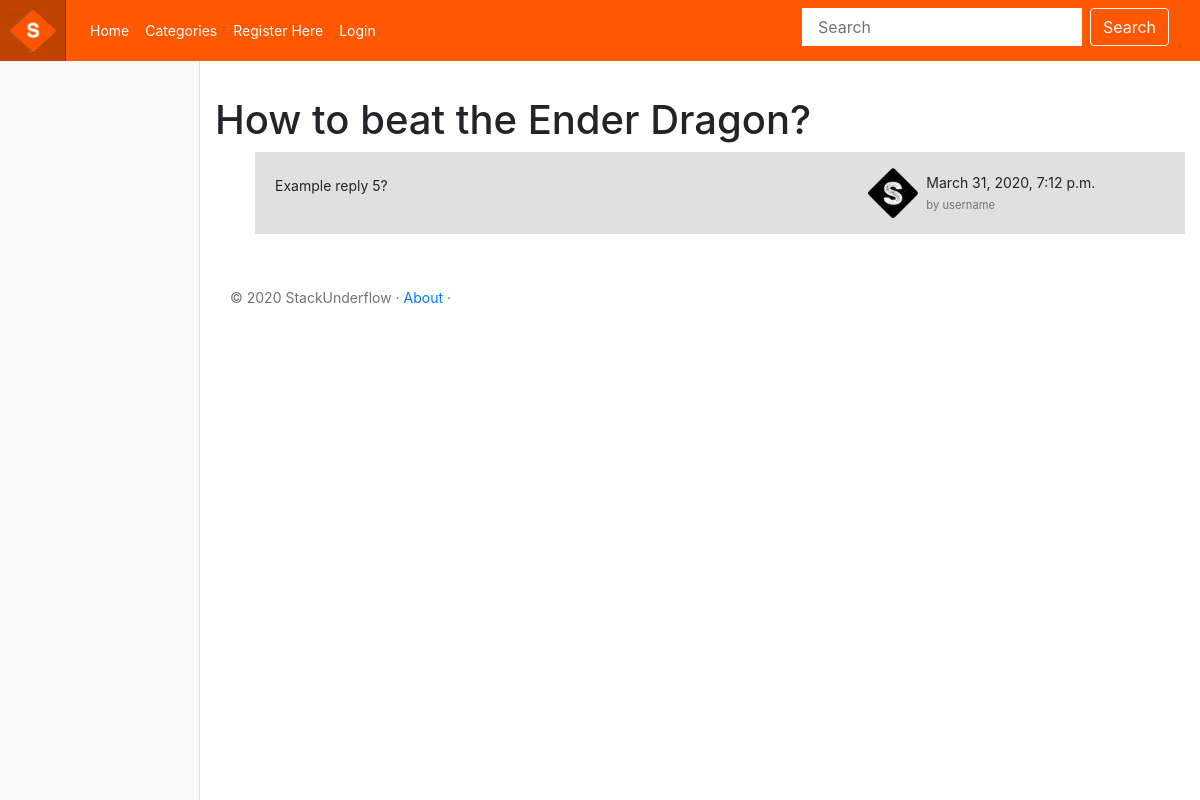
Page /stack_underflow/category/how-to-beat-the-ender-dragon/show_thread/ on the committed database.
### stack_underflow/models.py (models this page shows, shortened)
class Thread(models.Model):
    user = models.ForeignKey(User, on_delete=models.CASCADE)
    category = models.ForeignKey(Category, on_delete=models.CASCADE)
    question = models.CharField(max_length=128, unique=True)
    replies = models.IntegerField(default=0)
    created_at = models.DateTimeField(auto_now_add=True)
    slug = models.SlugField(unique=True)

class Reply(models.Model):
    user = models.ForeignKey(User, on_delete=models.CASCADE)
    thread = models.ForeignKey(Thread, on_delete=models.CASCADE)
    text = models.CharField(max_length=2000)
    created_at = models.DateTimeField(auto_now_add=True)
    class Meta:
        verbose_name_plural = 'Replies'

### stack_underflow/views.py (the view)
# urls.py: path('category/<slug:thread_question_slug>/show_thread/', views.show_thread, name='show_thread'),
def show_thread(request, thread_question_slug):
    context_dict = {}
    try:
        thread = Thread.objects.get(slug=thread_question_slug)
        replies = Reply.objects.filter(thread=thread)
        context_dict['replies'] = replies
        context_dict['thread'] = thread
    except Thread.DoesNotExist:
        context_dict['replies'] = None
        context_dict['thread'] = None
    return render(request, 'stack_underflow/thread.html', context=context_dict)

### templates/stack_underflow/thread.html (shortened to what this page needs)
<!DOCTYPE html>
{% extends 'stack_underflow/base.html' %}
{% load staticfiles %}
{% block body_block %}
    {% if thread %}
    <div class="mt-4">
       <h1>{{ thread.question }}</h1>
    </div>
    {% if thread %}
    <ul>
        {% for reply in replies %}
        <div class="card-body card-body-index py-3">
            <div class="row no-gutters align-items-center">
                <div class="col">
                    <p>{{ reply.text }}</p>
                </div>
                <div class="d-none d-md-block col-4">
                    <div class="row no-gutters align-items-center">
                        <div class="media col-8 align-items-center">
                            {% if reply.user.profile.picture %}
                                <img src="{{ reply.user.profile.picture.url }}" class="d-block ui-w-30 rounded-circle" width="50" height="50">
                            {% else %}
                                <img src="{% static 'images/logo2.png' %}" class="d-block ui-w-30 rounded-circle" width="50" height="50">
                            {% endif %}
                            <div class="media-body flex-truncate ml-2">
                                <div class="line-height-1 text-truncate">{{ reply.created_at }}</div> <a href="javascript:void(0)" class="text-muted small text-truncate" data-abc="true">by {{ reply.user.username }}</a>
                            </div>
                        </div>
                    </div>
                </div>
            </div>
        </div>
        <br>
        {% endfor %}
    </ul>
    {% else %}
    <strong>No replies, be the first to reply to this question...</strong>
    {% endif %}
    {% else %}
    	The specified thread does not exist.
    {% endif %}
{% endblock %}

### static/css/stack_underflow.css (style rules this page uses)
body { font-size: .875rem; }
.card-body { -ms-flex: 1 1 auto; flex: 1 1 auto; padding: 1.25rem; }
.card-body-index { background-color: #e0e0e0; }

### rows in the picture
Thread: question "How to beat the Ender Dragon?"
Reply: text "Example reply 5?", created_at "March 31, 2020, 7:12 p.m.", user.username "username"
